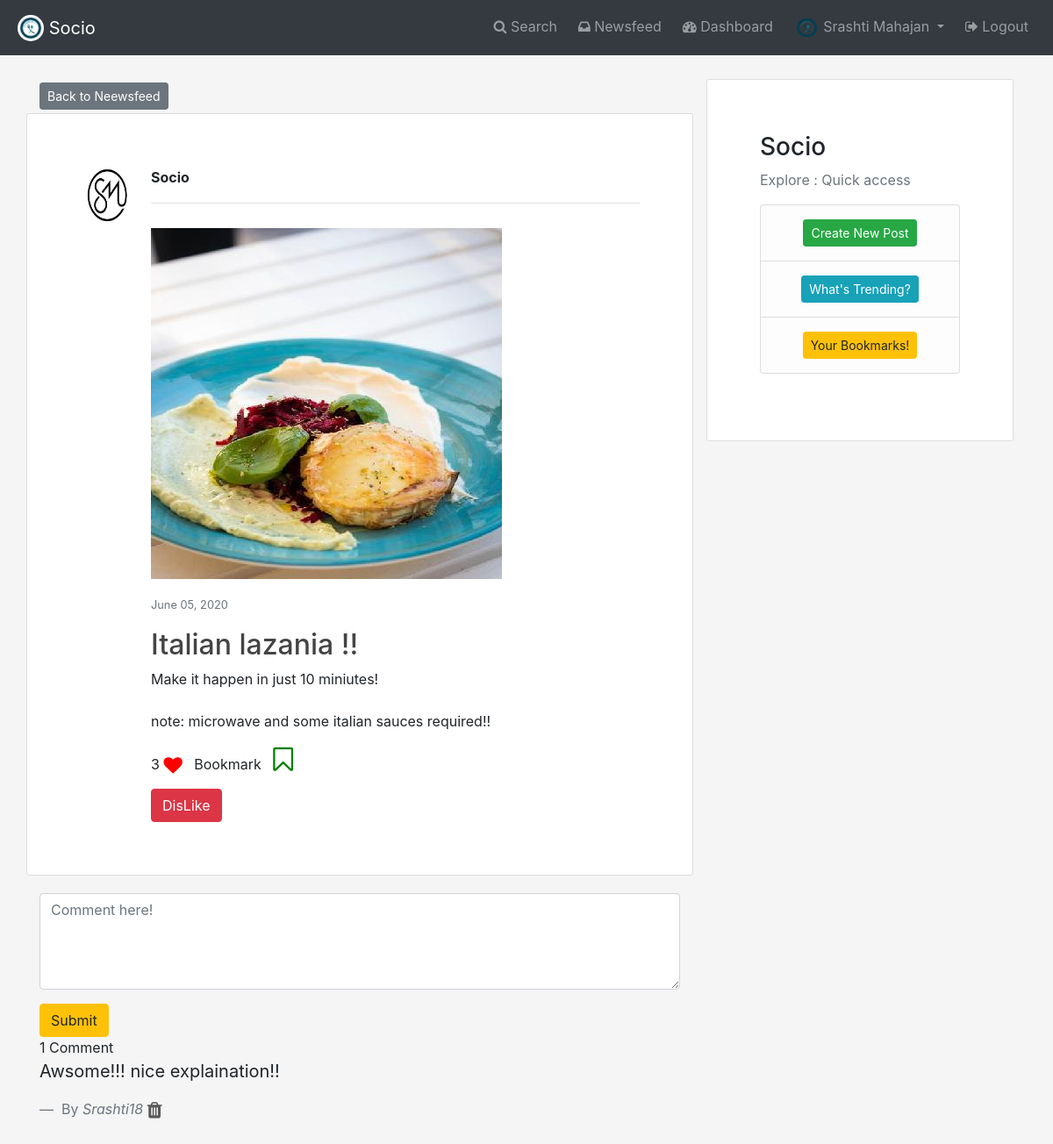
Screenshot of /post/26/ (signed in) with the database file from the repository.
### socio/models.py (models this page shows, shortened)
class Profile(models.Model):
	user=models.OneToOneField(User, on_delete=models.CASCADE)
	profile_image=models.ImageField(default="default.png",upload_to="profile_pics")

class Post(models.Model):
	image=models.ImageField(default="default_foo.png",upload_to="post_picture")
	title=models.CharField(max_length=100)
	caption=models.TextField()
	link=models.URLField(blank=True,default="")
	likes=models.ManyToManyField(User,related_name='likes',blank=True)
	favorites=models.ManyToManyField(User,related_name='favorites',blank=True)
	date_posted=models.DateTimeField(default=timezone.now)
	author=models.ForeignKey(User , on_delete=models.CASCADE)
	def likecount(self):
		return self.likes.count()

class Comment(models.Model):
	post=models.ForeignKey(Post,on_delete=models.CASCADE,related_name='comments')
	user=models.ForeignKey(User,on_delete=models.CASCADE)
	content=models.TextField()
	timestamp=models.DateTimeField(auto_now_add=True)

### socio/views.py (the view)
# urls.py: path('post/<int:pk>/', views.post_detail, name='post-detail'),
@login_required
def post_detail(request,pk):
    post=Post.objects.get(id=pk)
    ied=pk
    comments=Comment.objects.filter(post=post).order_by("-pk")
    is_liked=False
    if post.likes.filter(id=request.user.id).exists():
        is_liked=True
    else:
        is_liked=False
    is_favorite=False
    if post.favorites.filter(id=request.user.id).exists():
        is_favorite=True
    else:
        is_favorite=False
    if request.method == 'POST':
        cf=CommentForm(request.POST or None)
        if cf.is_valid():
            content=request.POST.get('content')
            comment=Comment.objects.create(post=post,user=request.user,content=content)
            comment.save()
            return redirect(post.get_absolute_url())
    else:
        cf=CommentForm()
    context={
    'title': 'Post Details',
    'comments':comments,
    'ied':ied,
    'object':post,
    'is_favorite': is_favorite,
    'is_liked':is_liked,
    'total_likes':post.likecount(),
    'comment_form':cf
    }
    return render(request,'socio/post_detail.html',context)

### socio/forms.py
class CommentForm(forms.ModelForm):
    content=forms.CharField(label="",widget=forms.Textarea(
    attrs={
        'class':'form-control',
        'placeholder':'Comment here!',
        'rows':4,
        'cols':50
    }))
    class Meta:
        model = Comment
        fields=['content']

### socio/templates/socio/post_detail.html (shortened to what this page needs)
{% extends "socio/base.html" %}
{% block content %}
<div>
  <a class="btn btn-secondary btn-sm mt-1 mb-1" href="{% url 'socio-feed'%}">Back to Neewsfeed</a>
</div>
        <article class="media content-section row">
          <img class="rounded-circle article-img" src="{{ object.author.profile.profile_image.url }}">
          <div class="media-body">
            <div class="article-metadata">
              <strong><p>{{ object.author }}</p></strong>
            </div>
            <p class="article-content">
            <img src="{{object.image.url}}" class="imgpost">
              <small class="text-muted">{{ object.date_posted|date:"F d, Y" }}</small>
            </p>
            <h2 class="article-title">{{ object.title }}</h2>
            <p class="article-content">{{ object.caption }}</p>
            <p class="article-content">{{ total_likes }}  <i class="fa fa-heart fa-lg" style="color: red;" aria-hidden="true"></i>{% if is_favorite %}  &nbsp;&nbsp;saved &nbsp;&nbsp;<a href="{% url 'socio-favorite' id=object.id %}"><i class="fa fa-bookmark fa-2x" style="color: green;" aria-hidden="true"></i></a>{%else%}  &nbsp;&nbsp;Bookmark &nbsp;&nbsp;<a href="{% url 'socio-favorite' id=object.id %}"><i class="fa fa-bookmark-o fa-2x" style="color: green;" aria-hidden="true"></i></a>{% endif %}
            </p>
            <div>
              <form method="POST" action="{% url 'socio-like' %}">
                {% if is_liked %}
                <button  type="submit" name="post_id" value="{{object.id}}"
                class="btn btn-danger">DisLike</button>
                {% else %}
                <button  type="submit" name="post_id" value="{{object.id}}"
                class="btn btn-primary">like</button>
                {% endif %}
              </form>
            </div>
        </article>
<form method="POST">
    {{comment_form.as_p}}
    <input type="submit" name="comment" class="btn btn-warning">
</form>
<div class="main-comment-section">
  {{comments.count}} Comment{{comments|pluralize}}
</div>
{% for comment in comments %}
  <blockquote class="blockquote">
    <p>{{ comment.content}}</p>
    <footer class="blockquote-footer">
      By <cite>{{comment.user|capfirst}}
        {% ifequal comment.user.id user.id%}
            {% ifequal comment.user.id object.author.id%}
            {% else %}
            <a href="{% url 'socio-comment' comment.id %}" style="color: #585858;"><i class="fa fa-trash fa-lg" aria-hidden="true"></i></a>
            {% endifequal %}
        {% endifequal %}
        </cite>
    </footer>
  </blockquote>
{% endfor %}
{% endblock content %}

### socio/templates/socio/base.html (shortened to what this page needs)
{% load static %}
<!DOCTYPE html>
<html lang="en">
<head>
  <link rel="stylesheet" type="text/css" href="{% static 'socio/base.css'%}">
  <link rel="stylesheet" href="https://stackpath.bootstrapcdn.com/bootstrap/4.5.0/css/bootstrap.min.css"
>
  <link rel="stylesheet" href="https://cdnjs.cloudflare.com/ajax/libs/font-awesome/4.7.0/css/font-awesome.min.css">
</head>
<body style="background: #F5F5F5;">
<nav class="navbar fixed-top navbar-expand-lg navbar-dark bg-dark">
  <a class="navbar-brand nul"
  {% if user.is_authenticated %}
  href="{% url 'socio-feed' %}"
  {% endif %}>
  <img src="/static/images/sociologo.png" width="30" height="30" class="d-inline-block align-top rounded-circle " style="background-color: white" alt="display logo">
  Socio</a>
  <div class="collapse navbar-collapse" id="navbarSupportedContent">
    <ul class="nav navbar-nav navbar-right">
      {% if user.is_authenticated %}
      <li class="nav-item nul">
        <a class="nav-link" href="{% url 'socio-filter' %}"><i class="fa fa-search" aria-hidden="true"></i> Search</a>
      </li>
      <li class="nav-item nul">
        <a class="nav-link" href="{% url 'socio-feed' %}"><i class="fa fa-inbox" aria-hidden="true"></i> Newsfeed</a>
      </li>
      <li class="nav-item nul">
        <a class="nav-link" href="{% url 'socio-dashboard' %}"><i class="fa fa-tachometer" aria-hidden="true"></i> Dashboard</a>
      </li>
      <li class="nav-item dropdown nul">
        <a class="nav-link dropdown-toggle" href="#" id="navbarDropdown" role="button" data-toggle="dropdown" aria-haspopup="true" aria-expanded="false">
          <img src="{{ user.profile.profile_image.url }}" width="29" height="27" class="rounded-circle" alt="display logo">
          {{ user.first_name|capfirst }} {{ user.last_name|capfirst }}
        </a>
        </li>
          <li class="nav-item nul" >
          <a class="nav-link" href="{% url 'logout' %}"><i class="fa fa-sign-out" aria-hidden="true"></i> Logout</a>
        </li>
        {% endif %}
        </ul>
    </div>
</nav>
  <div class="container">
    <div class="row">
    <div class="col-sm-8">
      {% block content %}{% endblock %}
    </div>
    {% if user.is_authenticated %}
    <div class="col-md-4">
          <div class="content-section">
            <h3>Socio</h3>
            <p class='text-muted'>Explore : Quick access
              <ul class="list-group">
                <li class="list-group-item list-group-item-light" style="text-align: center;">
            <a class="btn btn-success btn-sm mt-1 mb-1"
            href="{% url 'post-create'%}">Create New Post</a></li>
                <li class="list-group-item list-group-item-light" style="text-align: center;">
            <a class="btn btn-info btn-sm mt-1 mb-1"
            href="{% url 'socio-trending'%}">What's Trending?</a>
                </li>
                <li class="list-group-item list-group-item-light" style="text-align: center;"><a class="btn btn-warning btn-sm mt-1 mb-1" href="{% url 'socio-bookmark'%}">Your Bookmarks!</a></li>
              </ul>
            </p>
          </div>
        </div>
    </div>
    {% endif %}
    </div>
</body>
</html>

### socio/static/socio/base.css (style rules this page uses)
body { font: 400 15px Lato, sans-serif; line-height: 1.8; }
.container { padding: 90px 60px; }
.imgpost { height: 400px; width: 400px; margin-right: 20px; margin-bottom: 16px; }
.content-section { background: #ffffff; padding-left: 50px; padding: 60px 60px; border: 1px solid #dddddd; border-radius: 3px; margin-bottom: 20px; }
.article-title { color: #444444; }
.article-content { white-space: pre-line; }
.article-img { height: 65px; width: 65px; margin-right: 16px; }
.article-metadata { padding-bottom: 1px; margin-bottom: 4px; border-bottom: 1px solid #e3e3e3 }

### socio/templates/socio/base.html (style rules this page uses)
.nul { padding: 2px 4px; }

### rows the page displays
Post: author.profile.profile_image (picture), author "Socio", image (picture), date_posted "June 05, 2020", title "Italian lazania !!", caption "Make it happen in just 10 miniutes! note: microwave and some italian sauces required!!"
Comment: content "Awsome!!! nice explaination!!", user "Srashti18"

### other values shown
{{ user.first_name|capfirst }} "Srashti"
{{ user.last_name|capfirst }} "Mahajan"
{{ total_likes }} "3"
{{ comments.count }} "1"
